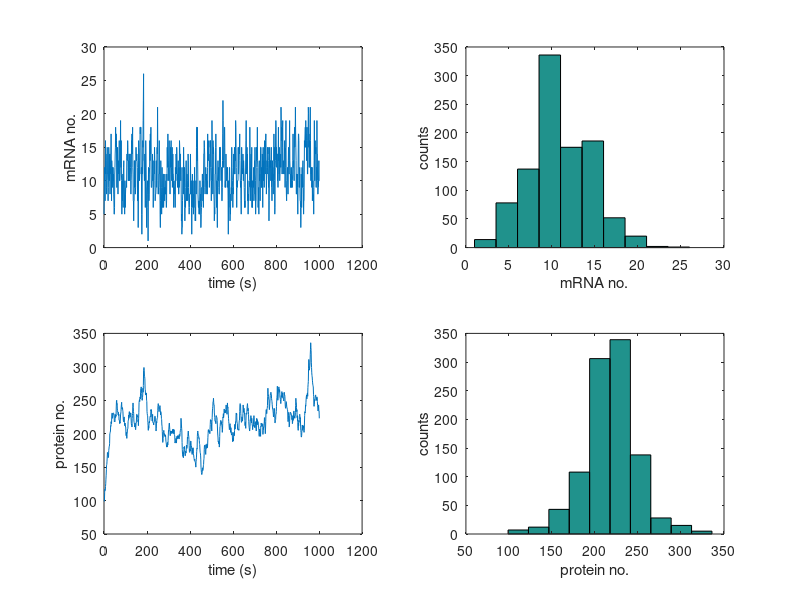

Source code (MATLAB):
%%%Daniel Charlebois - May 2011 - MATLAB v7.11 (R2010b)
%Stochastic Simulation Algorithm (SSA) - Gillespie's Direct Method (Gillespie,J.Phys.Chem.,1977).
%Default reactions and analytical solutions correspond to a simple model of
%gene expression for a single cell (Kaern et al.,Nat.Rev.Genet.,2005): 
%Pro-->M-->P, with mRNA (M-->0) and protein (P-->0) decay, when expression 
%is assumed to be constitutive and cell volume is constant and set to unity.

clc; clear all; close all;

%% initialization
%%%general simulation parameters
t=0; %start time 
t_end=1000; %end time
t_sample=1; %sample interval for gathering data
k=1; %counter for waitbar update 
alpha=10^2; %parameter for updating waitbar (increase for shorter runtime)

%%%model parameters
%initial numbers for each chemical species 
Pro = 1; %promoter
M = 5; %mRNA
P = 100; %protein
%rate constants 
kM = 5.5; %mRNA production (transcription) 
kP = 1; %protein production (translation)
dM = 0.5; %mRNA decay
dP = 0.05; %protein decay

%%%arrays to store results
j=1; %counter for arrays
t_array(1,t_end/t_sample+1)=0; t_array(1,j)=t; %time array and initial value
Pro_array(1,t_end/t_sample+1)=0; Pro_array(1,j)=Pro; %promoter array and initial value
M_array(1,t_end/t_sample+1)=0; M_array(1,j)=M; %mRNA array and initial value
P_array(1,t_end/t_sample+1)=0; P_array(1,j)=P; %protein array and initial value

%% SSA
tic %start timing the Gillespie loop
w=waitbar(0,'running SSA...');
while t < t_end,
    
    %calculate rxn propensities
    h = [kM*Pro kP*M dM*M dP*P];
    %combined rxn hazard
    h0 = sum(h);
    
    %calculate time to next event
    r1=rand;
    while r1 == 0,
        r1=rand;
    end
    t_next = ((1/h0)*(log(1/r1)));
    
    %update time
    t = t + t_next;
    
    %determine next reaction
    i=1; mu=0; amu=0; r2=rand;
    while amu < r2*h0,
        mu = mu + 1;
        amu = amu + h(i); 
        i = i + 1;
    end
    
    %reactions
    if mu == 1 %transcription
        M = M + 1;
    elseif mu == 2 %translation
        P = P + 1;
    elseif mu == 3 %mRNA decay
        M = M - 1;
    elseif mu == 4 %protein decay
        P = P - 1;
    end
    
    %store/output time and species
    if t >= j*t_sample
        j=j+1;
        t_array(1,j)=j;
        Pro_array(1,j)=Pro;
        M_array(1,j)=M;
        P_array(1,j)=P;
    end    
    
    %update waitbar
    if t >= k*alpha*t_sample
        k=k+1;
        waitbar(t/t_end)
    end
end 
close(w)
toc

%% analytical results for model
mean_mRNA_theoretical = kM/dM %steady-state mean mRNA
noise_mRNA_theoretical = sqrt(1/mean_mRNA_theoretical) %steady-state noise mRNA
mean_protein_theoretical = (kM*kP)/(dM*dP) %steady-state mean protein
noise_protein_theoretical = sqrt((1/mean_protein_theoretical)+ (1/(mean_mRNA_theoretical*(1+(dM/dP))))) %steady-state noise protein

%% output simulation statistics
mean_mRNA_simulation = mean(M_array)
stdev_mRNA_simulation = std(M_array);
noise_mRNA_simulation = stdev_mRNA_simulation/mean_mRNA_simulation
mean_protein_simulation = mean(P_array) 
stdev_protein_simulation = std(P_array);
noise_protein_simulation = stdev_protein_simulation/mean_protein_simulation

%% plots
figure; 
subplot(2,2,1);
plot(t_array,M_array); %mRNA time series
xlabel('time (s)');
ylabel('mRNA no.');
subplot(2,2,2);
hist(M_array); %mRNA histogram
xlabel('mRNA no.');
ylabel('counts');
subplot(2,2,3);
plot(t_array,P_array); %protein time series
xlabel('time (s)');
ylabel('protein no.');
subplot(2,2,4);
hist(P_array); %protein histogram
xlabel('protein no.');
ylabel('counts');